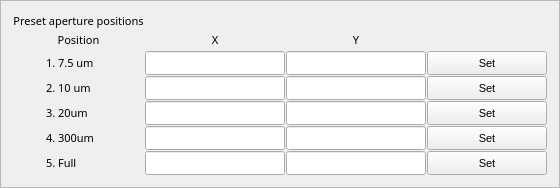
    <widget class="QEFrame" name="qeframe_10">
     <property name="frameShape">
      <enum>QFrame::StyledPanel</enum>
     </property>
     <property name="frameShadow">
      <enum>QFrame::Plain</enum>
     </property>
     <property name="lineWidth">
      <number>5</number>
     </property>
     <layout class="QVBoxLayout" name="verticalLayout_11">
      <item>
       <layout class="QGridLayout" name="gridLayout_7" rowstretch="1,1,1,1,1,0,0" columnstretch="1,1,1,1">
        <property name="leftMargin">
         <number>1</number>
        </property>
        <property name="topMargin">
         <number>1</number>
        </property>
        <property name="rightMargin">
         <number>1</number>
        </property>
        <property name="bottomMargin">
         <number>1</number>
        </property>
        <property name="spacing">
         <number>1</number>
        </property>
        <item row="5" column="3">
         <widget class="QEPushButton" name="qepushbutton_18">
          <property name="sizePolicy">
           <sizepolicy hsizetype="Preferred" vsizetype="Preferred">
            <horstretch>0</horstretch>
            <verstretch>0</verstretch>
           </sizepolicy>
          </property>
          <property name="minimumSize">
           <size>
            <width>120</width>
            <height>0</height>
           </size>
          </property>
          <property name="font">
           <font>
            <pointsize>8</pointsize>
           </font>
          </property>
          <property name="text">
           <string>Set</string>
          </property>
          <property name="checkable">
           <bool>false</bool>
          </property>
          <property name="checked">
           <bool>false</bool>
          </property>
          <property name="variable" stdset="0">
           <string>$(P)MCOL_POS4_SET.PROC</string>
          </property>
         </widget>
        </item>
        <item row="3" column="3">
         <widget class="QEPushButton" name="qepushbutton_17">
          <property name="sizePolicy">
           <sizepolicy hsizetype="Preferred" vsizetype="Preferred">
            <horstretch>0</horstretch>
            <verstretch>0</verstretch>
           </sizepolicy>
          </property>
          <property name="minimumSize">
           <size>
            <width>120</width>
            <height>0</height>
           </size>
          </property>
          <property name="font">
           <font>
            <pointsize>8</pointsize>
           </font>
          </property>
          <property name="text">
           <string>Set</string>
          </property>
          <property name="checkable">
           <bool>false</bool>
          </property>
          <property name="checked">
           <bool>false</bool>
          </property>
          <property name="variable" stdset="0">
           <string>$(P)MCOL_POS2_SET.PROC</string>
          </property>
         </widget>
        </item>
        <item row="1" column="0">
         <widget class="QLabel" name="label_51">
          <property name="sizePolicy">
           <sizepolicy hsizetype="Preferred" vsizetype="Preferred">
            <horstretch>0</horstretch>
            <verstretch>0</verstretch>
           </sizepolicy>
          </property>
          <property name="minimumSize">
           <size>
            <width>0</width>
            <height>0</height>
           </size>
          </property>
          <property name="font">
           <font>
            <family>Abyssinica SIL</family>
            <pointsize>8</pointsize>
           </font>
          </property>
          <property name="text">
           <string>Position</string>
          </property>
          <property name="alignment">
           <set>Qt::AlignCenter</set>
          </property>
         </widget>
        </item>
        <item row="0" column="0">
         <widget class="QLabel" name="label_50">
          <property name="sizePolicy">
           <sizepolicy hsizetype="Preferred" vsizetype="Preferred">
            <horstretch>0</horstretch>
            <verstretch>0</verstretch>
           </sizepolicy>
          </property>
          <property name="minimumSize">
           <size>
            <width>0</width>
            <height>0</height>
           </size>
          </property>
          <property name="font">
           <font>
            <family>Abyssinica SIL</family>
            <pointsize>8</pointsize>
           </font>
          </property>
          <property name="text">
           <string>Preset aperture positions</string>
          </property>
          <property name="alignment">
           <set>Qt::AlignCenter</set>
          </property>
         </widget>
        </item>
        <item row="1" column="2">
         <widget class="QLabel" name="label_53">
          <property name="sizePolicy">
           <sizepolicy hsizetype="Preferred" vsizetype="Preferred">
            <horstretch>0</horstretch>
            <verstretch>0</verstretch>
           </sizepolicy>
          </property>
          <property name="minimumSize">
           <size>
            <width>0</width>
            <height>0</height>
           </size>
          </property>
          <property name="font">
           <font>
            <family>Abyssinica SIL</family>
            <pointsize>8</pointsize>
           </font>
          </property>
          <property name="text">
           <string>Y</string>
          </property>
          <property name="alignment">
           <set>Qt::AlignCenter</set>
          </property>
         </widget>
        </item>
        <item row="3" column="0">
         <layout class="QHBoxLayout" name="horizontalLayout_6" stretch="1,3">
          <item>
           <spacer name="horizontalSpacer_4">
            <property name="orientation">
             <enum>Qt::Horizontal</enum>
            </property>
            <property name="sizeHint" stdset="0">
             <size>
              <width>10</width>
              <height>20</height>
             </size>
            </property>
           </spacer>
          </item>
          <item>
           <widget class="QLabel" name="label_41">
            <property name="sizePolicy">
             <sizepolicy hsizetype="Preferred" vsizetype="Preferred">
              <horstretch>0</horstretch>
              <verstretch>0</verstretch>
             </sizepolicy>
            </property>
            <property name="minimumSize">
             <size>
              <width>0</width>
              <height>0</height>
             </size>
            </property>
            <property name="font">
             <font>
              <family>Abyssinica SIL</family>
              <pointsize>8</pointsize>
             </font>
            </property>
            <property name="text">
             <string>2. 10 um</string>
            </property>
            <property name="alignment">
             <set>Qt::AlignLeading|Qt::AlignLeft|Qt::AlignVCenter</set>
            </property>
           </widget>
          </item>
         </layout>
        </item>
        <item row="2" column="0">
         <layout class="QHBoxLayout" name="horizontalLayout_7" stretch="1,3">
          <item>
           <spacer name="horizontalSpacer_5">
            <property name="orientation">
             <enum>Qt::Horizontal</enum>
            </property>
            <property name="sizeHint" stdset="0">
             <size>
              <width>10</width>
              <height>20</height>
             </size>
            </property>
           </spacer>
          </item>
          <item>
           <widget class="QLabel" name="label_40">
            <property name="sizePolicy">
             <sizepolicy hsizetype="Preferred" vsizetype="Preferred">
              <horstretch>0</horstretch>
              <verstretch>0</verstretch>
             </sizepolicy>
            </property>
            <property name="minimumSize">
             <size>
              <width>0</width>
              <height>0</height>
             </size>
            </property>
            <property name="font">
             <font>
              <family>Abyssinica SIL</family>
              <pointsize>8</pointsize>
             </font>
            </property>
            <property name="text">
             <string>1. 7.5 um</string>
            </property>
            <property name="alignment">
             <set>Qt::AlignLeading|Qt::AlignLeft|Qt::AlignVCenter</set>
            </property>
           </widget>
          </item>
         </layout>
        </item>
        <item row="2" column="3">
         <widget class="QEPushButton" name="qepushbutton_19">
          <property name="sizePolicy">
           <sizepolicy hsizetype="Preferred" vsizetype="Preferred">
            <horstretch>0</horstretch>
            <verstretch>0</verstretch>
           </sizepolicy>
          </property>
          <property name="minimumSize">
           <size>
            <width>120</width>
            <height>0</height>
           </size>
          </property>
          <property name="font">
           <font>
            <pointsize>8</pointsize>
           </font>
          </property>
          <property name="text">
           <string>Set</string>
          </property>
          <property name="checkable">
           <bool>false</bool>
          </property>
          <property name="checked">
           <bool>false</bool>
          </property>
          <property name="variable" stdset="0">
           <string>$(P)MCOL_POS1_SET.PROC</string>
          </property>
         </widget>
        </item>
        <item row="4" column="3">
         <widget class="QEPushButton" name="qepushbutton_24">
          <property name="sizePolicy">
           <sizepolicy hsizetype="Preferred" vsizetype="Preferred">
            <horstretch>0</horstretch>
            <verstretch>0</verstretch>
           </sizepolicy>
          </property>
          <property name="minimumSize">
           <size>
            <width>120</width>
            <height>0</height>
           </size>
          </property>
          <property name="font">
           <font>
            <pointsize>8</pointsize>
           </font>
          </property>
          <property name="text">
           <string>Set</string>
          </property>
          <property name="checkable">
           <bool>false</bool>
          </property>
          <property name="checked">
           <bool>false</bool>
          </property>
          <property name="variable" stdset="0">
           <string>$(P)MCOL_POS3_SET.PROC</string>
          </property>
         </widget>
        </item>
        <item row="1" column="1">
         <widget class="QLabel" name="label_52">
          <property name="sizePolicy">
           <sizepolicy hsizetype="Preferred" vsizetype="Preferred">
            <horstretch>0</horstretch>
            <verstretch>0</verstretch>
           </sizepolicy>
          </property>
          <property name="minimumSize">
           <size>
            <width>0</width>
            <height>0</height>
           </size>
          </property>
          <property name="font">
           <font>
            <family>Abyssinica SIL</family>
            <pointsize>8</pointsize>
           </font>
          </property>
          <property name="text">
           <string>X</string>
          </property>
          <property name="alignment">
           <set>Qt::AlignCenter</set>
          </property>
         </widget>
        </item>
        <item row="1" column="3">
         <spacer name="horizontalSpacer_6">
          <property name="orientation">
           <enum>Qt::Horizontal</enum>
          </property>
          <property name="sizeHint" stdset="0">
           <size>
            <width>40</width>
            <height>20</height>
           </size>
          </property>
         </spacer>
        </item>
        <item row="6" column="3">
         <widget class="QEPushButton" name="qepushbutton_25">
          <property name="sizePolicy">
           <sizepolicy hsizetype="Preferred" vsizetype="Preferred">
            <horstretch>0</horstretch>
            <verstretch>0</verstretch>
           </sizepolicy>
          </property>
          <property name="minimumSize">
           <size>
            <width>120</width>
            <height>0</height>
           </size>
          </property>
          <property name="font">
           <font>
            <pointsize>8</pointsize>
           </font>
          </property>
          <property name="text">
           <string>Set</string>
          </property>
          <property name="checkable">
           <bool>false</bool>
          </property>
          <property name="checked">
           <bool>false</bool>
          </property>
          <property name="variable" stdset="0">
           <string>$(P)MCOL_POS4_SET.PROC</string>
          </property>
         </widget>
        </item>
        <item row="4" column="0">
         <layout class="QHBoxLayout" name="horizontalLayout_5" stretch="1,3">
          <item>
           <spacer name="horizontalSpacer_7">
            <property name="orientation">
             <enum>Qt::Horizontal</enum>
            </property>
            <property name="sizeHint" stdset="0">
             <size>
              <width>10</width>
              <height>20</height>
             </size>
            </property>
           </spacer>
          </item>
          <item>
           <widget class="QLabel" name="label_42">
            <property name="sizePolicy">
             <sizepolicy hsizetype="Preferred" vsizetype="Preferred">
              <horstretch>0</horstretch>
              <verstretch>0</verstretch>
             </sizepolicy>
            </property>
            <property name="minimumSize">
             <size>
              <width>0</width>
              <height>0</height>
             </size>
            </property>
            <property name="font">
             <font>
              <family>Abyssinica SIL</family>
              <pointsize>8</pointsize>
             </font>
            </property>
            <property name="text">
             <string>3. 20um</string>
            </property>
            <property name="alignment">
             <set>Qt::AlignLeading|Qt::AlignLeft|Qt::AlignVCenter</set>
            </property>
           </widget>
          </item>
         </layout>
        </item>
        <item row="5" column="0">
         <layout class="QHBoxLayout" name="horizontalLayout_4" stretch="1,3">
          <item>
           <spacer name="horizontalSpacer_2">
            <property name="orientation">
             <enum>Qt::Horizontal</enum>
            </property>
            <property name="sizeHint" stdset="0">
             <size>
              <width>10</width>
              <height>20</height>
             </size>
            </property>
           </spacer>
          </item>
          <item>
           <widget class="QLabel" name="label_43">
            <property name="sizePolicy">
             <sizepolicy hsizetype="Preferred" vsizetype="Preferred">
              <horstretch>0</horstretch>
              <verstretch>0</verstretch>
             </sizepolicy>
            </property>
            <property name="minimumSize">
             <size>
              <width>0</width>
              <height>0</height>
             </size>
            </property>
            <property name="font">
             <font>
              <family>Abyssinica SIL</family>
              <pointsize>8</pointsize>
             </font>
            </property>
            <property name="text">
             <string>4. 300um</string>
            </property>
            <property name="alignment">
             <set>Qt::AlignLeading|Qt::AlignLeft|Qt::AlignVCenter</set>
            </property>
           </widget>
          </item>
         </layout>
        </item>
        <item row="6" column="0">
         <layout class="QHBoxLayout" name="horizontalLayout_3" stretch="1,3">
          <item>
           <spacer name="horizontalSpacer_8">
            <property name="orientation">
             <enum>Qt::Horizontal</enum>
            </property>
            <property name="sizeHint" stdset="0">
             <size>
              <width>10</width>
              <height>20</height>
             </size>
            </property>
           </spacer>
          </item>
          <item>
           <widget class="QLabel" name="label_48">
            <property name="sizePolicy">
             <sizepolicy hsizetype="Preferred" vsizetype="Preferred">
              <horstretch>0</horstretch>
              <verstretch>0</verstretch>
             </sizepolicy>
            </property>
            <property name="minimumSize">
             <size>
              <width>0</width>
              <height>0</height>
             </size>
            </property>
            <property name="font">
             <font>
              <family>Abyssinica SIL</family>
              <pointsize>8</pointsize>
             </font>
            </property>
            <property name="text">
             <string>5. Full</string>
            </property>
            <property name="alignment">
             <set>Qt::AlignLeading|Qt::AlignLeft|Qt::AlignVCenter</set>
            </property>
           </widget>
          </item>
         </layout>
        </item>
        <item row="2" column="1">
         <widget class="QELineEdit" name="qelineedit_17">
          <property name="sizePolicy">
           <sizepolicy hsizetype="Preferred" vsizetype="Preferred">
            <horstretch>0</horstretch>
            <verstretch>0</verstretch>
           </sizepolicy>
          </property>
          <property name="minimumSize">
           <size>
            <width>140</width>
            <height>0</height>
           </size>
          </property>
          <property name="maximumSize">
           <size>
            <width>140</width>
            <height>16777215</height>
           </size>
          </property>
          <property name="font">
           <font>
            <family>Abyssinica SIL</family>
            <pointsize>8</pointsize>
           </font>
          </property>
          <property name="variable" stdset="0">
           <string>$(P)MCOL_POS_1_X_SP</string>
          </property>
          <property name="addUnits">
           <bool>true</bool>
          </property>
         </widget>
        </item>
        <item row="3" column="1">
         <widget class="QELineEdit" name="qelineedit_19">
          <property name="sizePolicy">
           <sizepolicy hsizetype="Preferred" vsizetype="Preferred">
            <horstretch>0</horstretch>
            <verstretch>0</verstretch>
           </sizepolicy>
          </property>
          <property name="minimumSize">
           <size>
            <width>140</width>
            <height>0</height>
           </size>
          </property>
          <property name="maximumSize">
           <size>
            <width>140</width>
            <height>16777215</height>
           </size>
          </property>
          <property name="font">
           <font>
            <family>Abyssinica SIL</family>
            <pointsize>8</pointsize>
           </font>
          </property>
          <property name="variable" stdset="0">
           <string>$(P)MCOL_POS_2_X_SP</string>
          </property>
          <property name="addUnits">
           <bool>true</bool>
          </property>
         </widget>
        </item>
        <item row="2" column="2">
         <widget class="QELineEdit" name="qelineedit_18">
          <property name="sizePolicy">
           <sizepolicy hsizetype="Preferred" vsizetype="Preferred">
            <horstretch>0</horstretch>
            <verstretch>0</verstretch>
           </sizepolicy>
          </property>
          <property name="minimumSize">
           <size>
            <width>140</width>
            <height>0</height>
           </size>
          </property>
          <property name="maximumSize">
           <size>
            <width>140</width>
            <height>16777215</height>
           </size>
          </property>
          <property name="font">
           <font>
            <family>Abyssinica SIL</family>
            <pointsize>8</pointsize>
           </font>
          </property>
          <property name="variable" stdset="0">
           <string>$(P)MCOL_POS_1_Y_SP</string>
          </property>
          <property name="addUnits">
           <bool>true</bool>
          </property>
         </widget>
        </item>
        <item row="3" column="2">
         <widget class="QELineEdit" name="qelineedit_22">
          <property name="sizePolicy">
           <sizepolicy hsizetype="Preferred" vsizetype="Preferred">
            <horstretch>0</horstretch>
            <verstretch>0</verstretch>
           </sizepolicy>
          </property>
          <property name="minimumSize">
           <size>
            <width>140</width>
            <height>0</height>
           </size>
          </property>
          <property name="maximumSize">
           <size>
            <width>140</width>
            <height>16777215</height>
           </size>
          </property>
          <property name="font">
           <font>
            <family>Abyssinica SIL</family>
            <pointsize>8</pointsize>
           </font>
          </property>
          <property name="variable" stdset="0">
           <string>$(P)MCOL_POS_2_Y_SP</string>
          </property>
          <property name="addUnits">
           <bool>true</bool>
          </property>
         </widget>
        </item>
        <item row="4" column="1">
         <widget class="QELineEdit" name="qelineedit_20">
          <property name="sizePolicy">
           <sizepolicy hsizetype="Preferred" vsizetype="Preferred">
            <horstretch>0</horstretch>
            <verstretch>0</verstretch>
           </sizepolicy>
          </property>
          <property name="minimumSize">
           <size>
            <width>140</width>
            <height>0</height>
           </size>
          </property>
          <property name="maximumSize">
           <size>
            <width>140</width>
            <height>16777215</height>
           </size>
          </property>
          <property name="font">
           <font>
            <family>Abyssinica SIL</family>
            <pointsize>8</pointsize>
           </font>
          </property>
          <property name="variable" stdset="0">
           <string>$(P)MCOL_POS_3_X_SP</string>
          </property>
          <property name="addUnits">
           <bool>true</bool>
          </property>
         </widget>
        </item>
        <item row="5" column="1">
         <widget class="QELineEdit" name="qelineedit_21">
          <property name="sizePolicy">
           <sizepolicy hsizetype="Preferred" vsizetype="Preferred">
            <horstretch>0</horstretch>
            <verstretch>0</verstretch>
           </sizepolicy>
          </property>
          <property name="minimumSize">
           <size>
            <width>140</width>
            <height>0</height>
           </size>
          </property>
          <property name="maximumSize">
           <size>
            <width>140</width>
            <height>16777215</height>
           </size>
          </property>
          <property name="font">
           <font>
            <family>Abyssinica SIL</family>
            <pointsize>8</pointsize>
           </font>
          </property>
          <property name="variable" stdset="0">
           <string>$(P)MCOL_POS_4_X_SP</string>
          </property>
          <property name="addUnits">
           <bool>true</bool>
          </property>
         </widget>
        </item>
        <item row="6" column="1">
         <widget class="QELineEdit" name="qelineedit_25">
          <property name="sizePolicy">
           <sizepolicy hsizetype="Preferred" vsizetype="Preferred">
            <horstretch>0</horstretch>
            <verstretch>0</verstretch>
           </sizepolicy>
          </property>
          <property name="minimumSize">
           <size>
            <width>140</width>
            <height>0</height>
           </size>
          </property>
          <property name="maximumSize">
           <size>
            <width>140</width>
            <height>16777215</height>
           </size>
          </property>
          <property name="font">
           <font>
            <family>Abyssinica SIL</family>
            <pointsize>8</pointsize>
           </font>
          </property>
          <property name="variable" stdset="0">
           <string>$(P)MCOL_POS_5_X_SP</string>
          </property>
          <property name="addUnits">
           <bool>true</bool>
          </property>
         </widget>
        </item>
        <item row="4" column="2">
         <widget class="QELineEdit" name="qelineedit_23">
          <property name="sizePolicy">
           <sizepolicy hsizetype="Preferred" vsizetype="Preferred">
            <horstretch>0</horstretch>
            <verstretch>0</verstretch>
           </sizepolicy>
          </property>
          <property name="minimumSize">
           <size>
            <width>140</width>
            <height>0</height>
           </size>
          </property>
          <property name="maximumSize">
           <size>
            <width>140</width>
            <height>16777215</height>
           </size>
          </property>
          <property name="font">
           <font>
            <family>Abyssinica SIL</family>
            <pointsize>8</pointsize>
           </font>
          </property>
          <property name="variable" stdset="0">
           <string>$(P)MCOL_POS_3_Y_SP</string>
          </property>
          <property name="addUnits">
           <bool>true</bool>
          </property>
         </widget>
        </item>
        <item row="5" column="2">
         <widget class="QELineEdit" name="qelineedit_24">
          <property name="sizePolicy">
           <sizepolicy hsizetype="Preferred" vsizetype="Preferred">
            <horstretch>0</horstretch>
            <verstretch>0</verstretch>
           </sizepolicy>
          </property>
          <property name="minimumSize">
           <size>
            <width>140</width>
            <height>0</height>
           </size>
          </property>
          <property name="maximumSize">
           <size>
            <width>140</width>
            <height>16777215</height>
           </size>
          </property>
          <property name="font">
           <font>
            <family>Abyssinica SIL</family>
            <pointsize>8</pointsize>
           </font>
          </property>
          <property name="variable" stdset="0">
           <string>$(P)MCOL_POS_4_Y_SP</string>
          </property>
          <property name="addUnits">
           <bool>true</bool>
          </property>
         </widget>
        </item>
        <item row="6" column="2">
         <widget class="QELineEdit" name="qelineedit_26">
          <property name="sizePolicy">
           <sizepolicy hsizetype="Preferred" vsizetype="Preferred">
            <horstretch>0</horstretch>
            <verstretch>0</verstretch>
           </sizepolicy>
          </property>
          <property name="minimumSize">
           <size>
            <width>140</width>
            <height>0</height>
           </size>
          </property>
          <property name="maximumSize">
           <size>
            <width>140</width>
            <height>16777215</height>
           </size>
          </property>
          <property name="font">
           <font>
            <family>Abyssinica SIL</family>
            <pointsize>8</pointsize>
           </font>
          </property>
          <property name="variable" stdset="0">
           <string>$(P)MCOL_POS_5_Y_SP</string>
          </property>
          <property name="addUnits">
           <bool>true</bool>
          </property>
         </widget>
        </item>
       </layout>
      </item>
     </layout>
    </widget>
